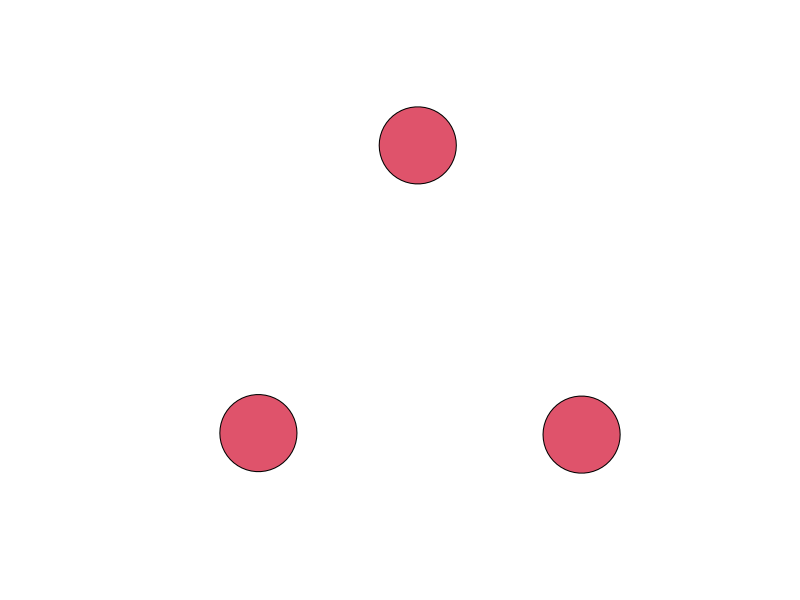
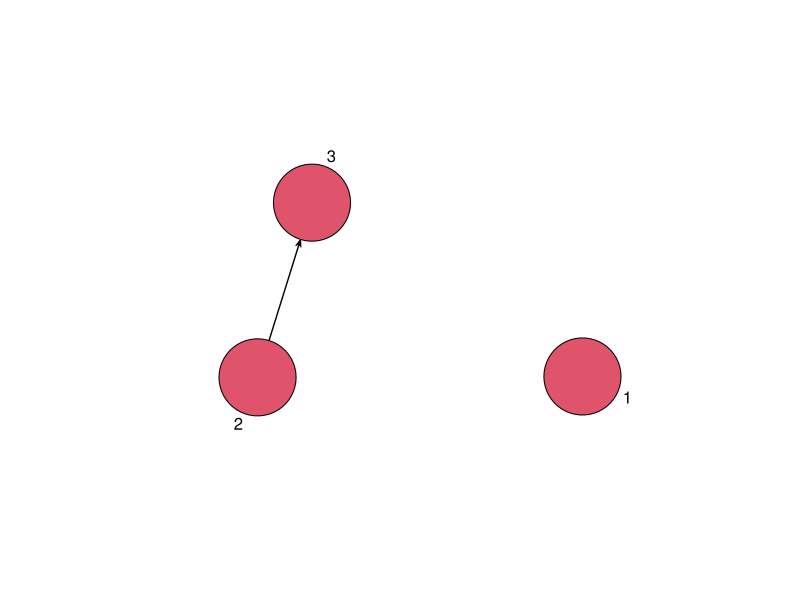
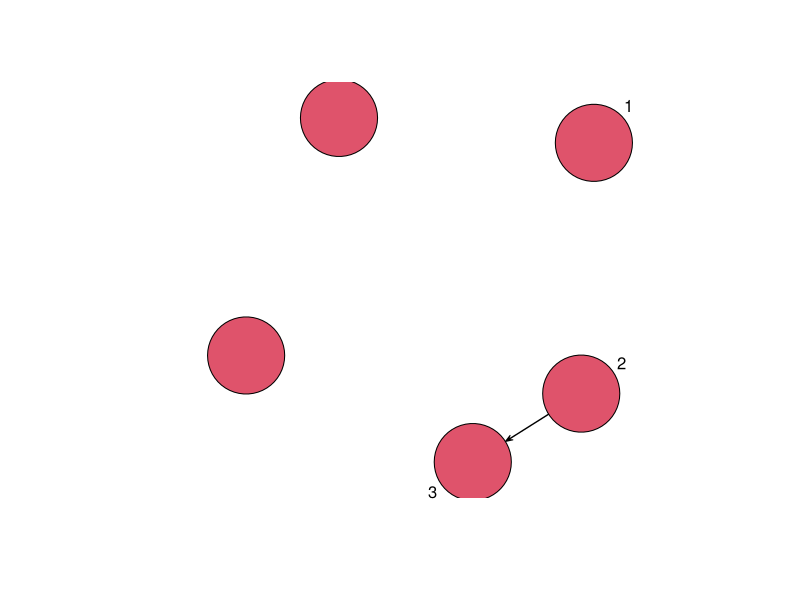
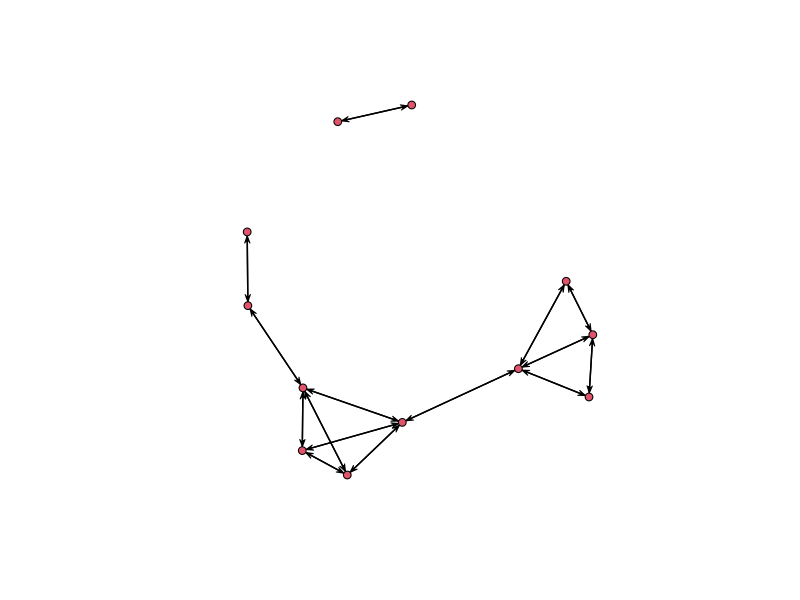
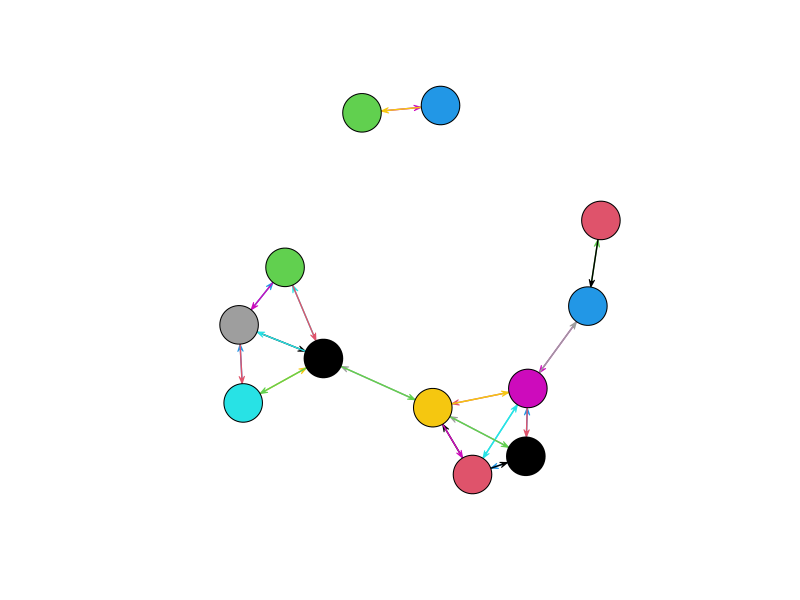
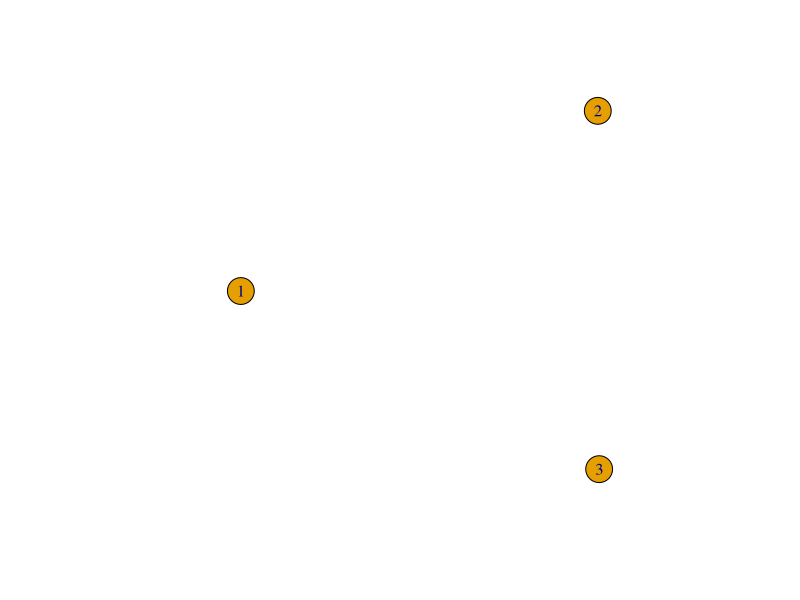
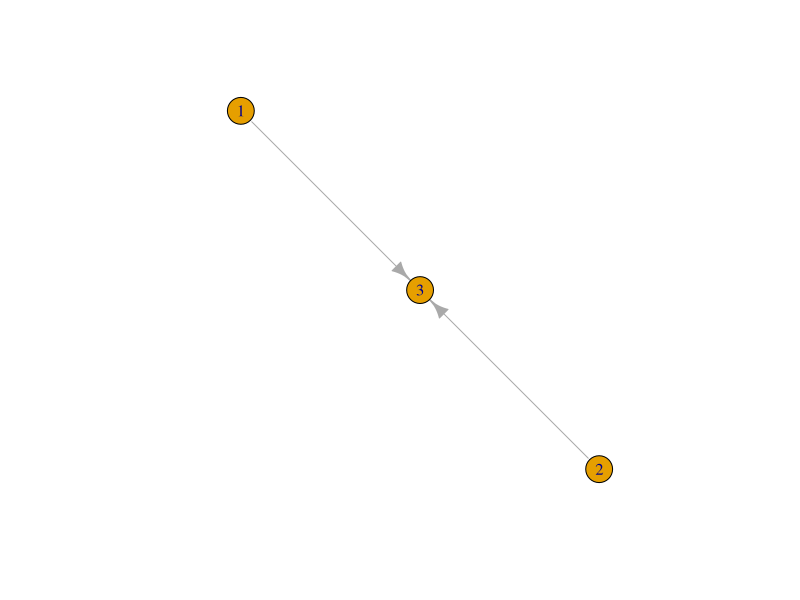
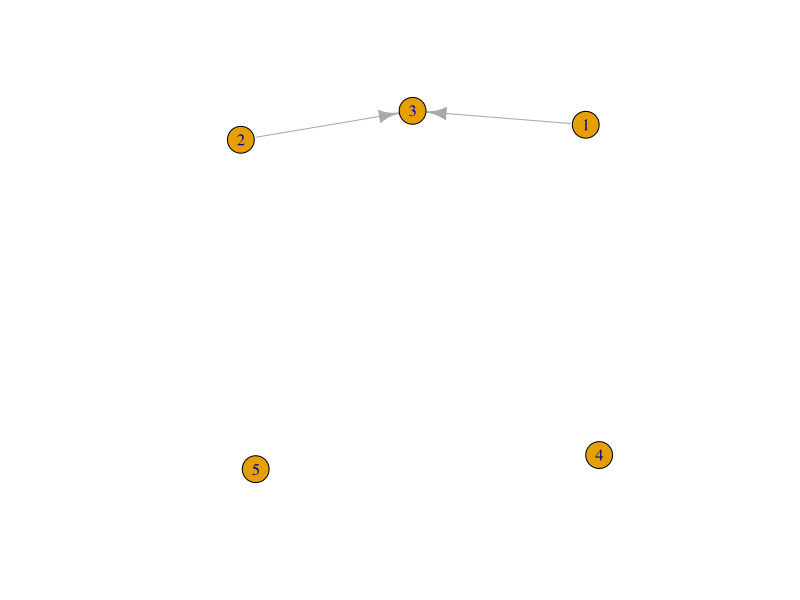

Source code (R) for these figures, in order:
## ---- chunk 1
set.seed(110)
library(network)
# 生成一个3节点网络
net <- network.initialize(3)
# 画出来
plot(net,vertex.cex=10)
# 添加一条边
add.edge(net,2,3) 
# 画出来
plot(net,vertex.cex=10, displaylabels=T)
# 添加两个点
add.vertices(net,2)
# 画出来
plot(net,vertex.cex=10, displaylabels=T)
# 模拟一个5*12的数据框
df <- matrix(rnorm(60),5)
# 用邻接矩阵直接生成网络
dfcor <- cor(df)
# 去掉低相关性边
dfcor[dfcor<0.5] <- 0
netcor <- as.network(dfcor,matrix.type = 'adjacency')
plot(netcor)
# 增加节点/边属性
set.vertex.attribute(netcor, "class", length(netcor$val):1)
set.edge.attribute(netcor,"color",length(netcor$mel):1)
# 可视化属性
plot(netcor,vertex.cex=5,vertex.col=get.vertex.attribute(netcor,"class"),edge.col=get.edge.attribute(netcor,'color'))
## ---- chunk 2
set.seed(110)
library(igraph)
# 生成一个3节点网络
net <- graph.empty(n=3, directed=TRUE)
# 画出来
plot(net)
# 添加两条边
new_edges <- c(1,3, 2,3)
net <- add.edges(net, new_edges)
# 画出来
plot(net)
# 添加两个点
net <- add.vertices(net, 2)
# 画出来
plot(net)
# 模拟一个5*12的数据框
df <- matrix(rnorm(60),5)
# 用邻接矩阵直接生成网络
dfcor <- cor(df)
# 去掉低相关性边
dfcor[dfcor<0.5] <- 0
net <- graph.adjacency(dfcor,weighted=TRUE,diag=FALSE)
plot(net)
# 增加节点/边属性
V(net)$name <- letters[1:vcount(net)]
E(net)$color <- "red"
E(net)[ weight < 0.7 ]$width <- 2
E(net)[ weight < 0.7 ]$color <- "green"
# 可视化属性
plot(net)
